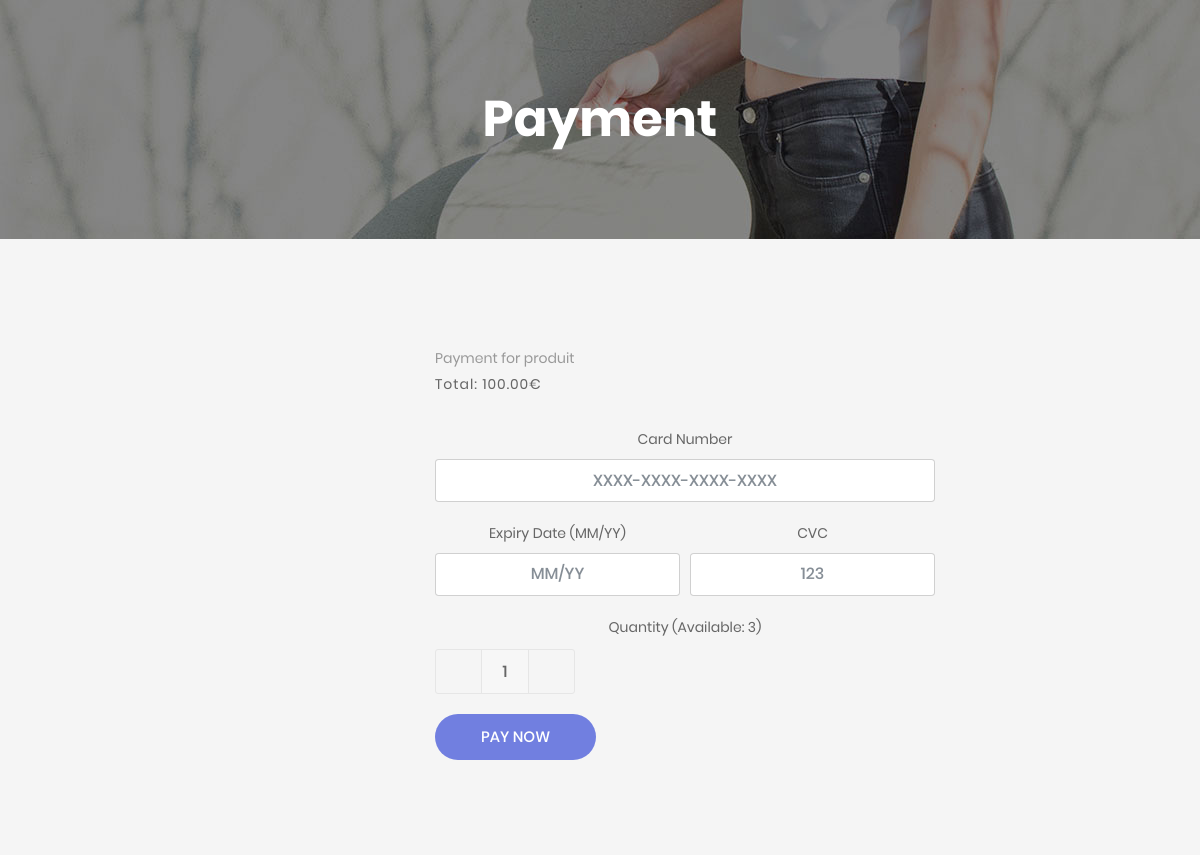
The app's page /payments/process/5/ (signed in), older data.
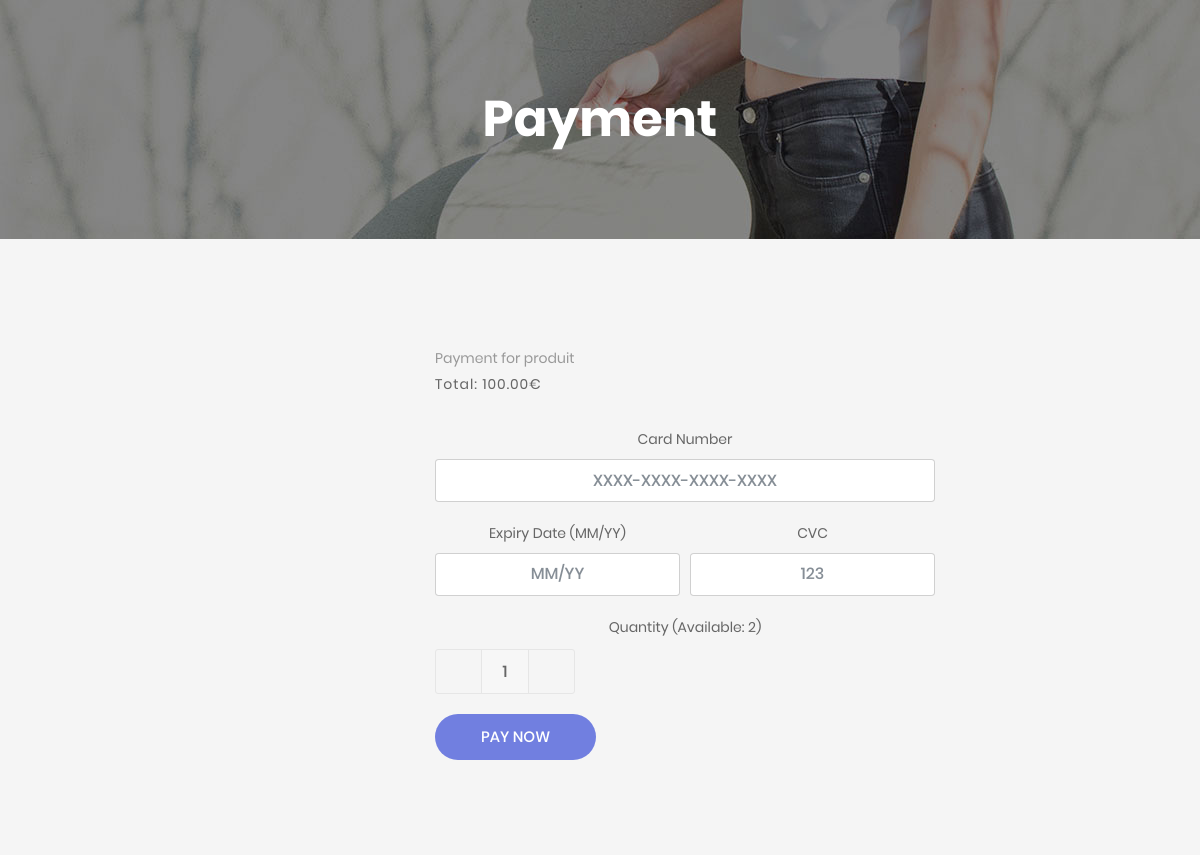
The same page, newer data.
### accounts/models.py (models this page shows, shortened)
class Product(models.Model):
    name = models.CharField(max_length=100)
    description = models.TextField()
    price = models.DecimalField(max_digits=10, decimal_places=2)
    stock = models.PositiveIntegerField()
    image = models.ImageField(upload_to='products/', blank=True, null=True)

### payments/views.py (the view, shortened to what this page needs)
# urls.py: path('process/<int:product_id>/', views.process_payment, name='process_payment'),
@login_required
def process_payment(request, product_id):
    product = get_object_or_404(Product, id=product_id)
    return render(request, 'payments/payment_form.html', {'product': product})

### payments/templates/payments/payment_form.html (shortened to what this page needs)
{% load static %}
<!DOCTYPE html>
<html lang="en">
<head>
    <link rel="stylesheet" href="{% static 'vendor/bootstrap/css/bootstrap.min.css' %}">
    <link rel="stylesheet" href="{% static 'vendor/font-awesome-4.7.0/css/font-awesome.min.css' %}">
    <link rel="stylesheet" href="{% static 'css/main.css' %}">
    <link rel="stylesheet" href="{% static 'css/util.css' %}">
    <link rel="stylesheet" href="{% static 'vendor/animate/animate.css' %}">
    <link rel="stylesheet" href="{% static 'vendor/select2/select2.min.css' %}">
</head>
<body>
    <section class="bg-img1 txt-center p-lr-15 p-tb-92" style="background-image: url('{% static 'images/bg-01.jpg' %}');">
        <h2 class="ltext-105 cl0 txt-center">Payment</h2>
    </section>
    <div class="centered-content">
        <div class="container">
            <div class="block2 txt-center">
                <div class="block2-txt flex-w flex-t p-t-14">
                    <div class="block2-txt-child1 flex-col-l">
                        <h4 class="stext-104 cl4 hov-cl1 trans-04 js-name-b2 p-b-6">
                            Payment for {{ product.name }}
                        </h4>
                        <span class="stext-105 cl3">
                            Total: {{ product.price }}€
                        </span>
                    </div>
                </div>
                <form method="post" class="p-t-33">
                    <div class="form-group m-b-20">
                        <label class="stext-102 cl3" for="card_number">Card Number</label>
                        <input type="text" class="form-control mtext-104 cl3 txt-center" name="card_number" placeholder="XXXX-XXXX-XXXX-XXXX" maxlength="16" required>
                    </div>
                    <div class="form-row m-b-20">
                        <div class="col">
                            <label class="stext-102 cl3" for="card_expiry">Expiry Date (MM/YY)</label>
                            <input type="text" class="form-control mtext-104 cl3 txt-center" name="card_expiry" placeholder="MM/YY" maxlength="5" required>
                        </div>
                        <div class="col">
                            <label class="stext-102 cl3" for="card_cvc">CVC</label>
                            <input type="text" class="form-control mtext-104 cl3 txt-center" name="card_cvc" placeholder="123" maxlength="4" required>
                        </div>
                    </div>
                    <div class="form-group m-b-20">
                        <label class="stext-102 cl3" for="quantity">Quantity (Available: {{ product.stock }})</label>
                        <div class="wrap-num-product flex-w m-r-20 m-tb-10">
                            <div class="btn-num-product-down cl8 hov-btn3 trans-04 flex-c-m">
                            </div>
                            <input class="mtext-104 cl3 txt-center num-product" type="number" name="quantity" value="1" min="1" max="{{ product.stock }}" required>
                            <div class="btn-num-product-up cl8 hov-btn3 trans-04 flex-c-m">
                            </div>
                        </div>
                    </div>
                    <button type="submit" class="flex-c-m stext-101 cl0 size-101 bg1 bor1 hov-btn1 p-lr-15 trans-04">
                        Pay Now
                    </button>
                </form>
            </div>
        </div>
    </div>
</body>
</html>

Row changes from the older to the newer data that the page shows:
changed Product "produit": stock "3" → "2"
